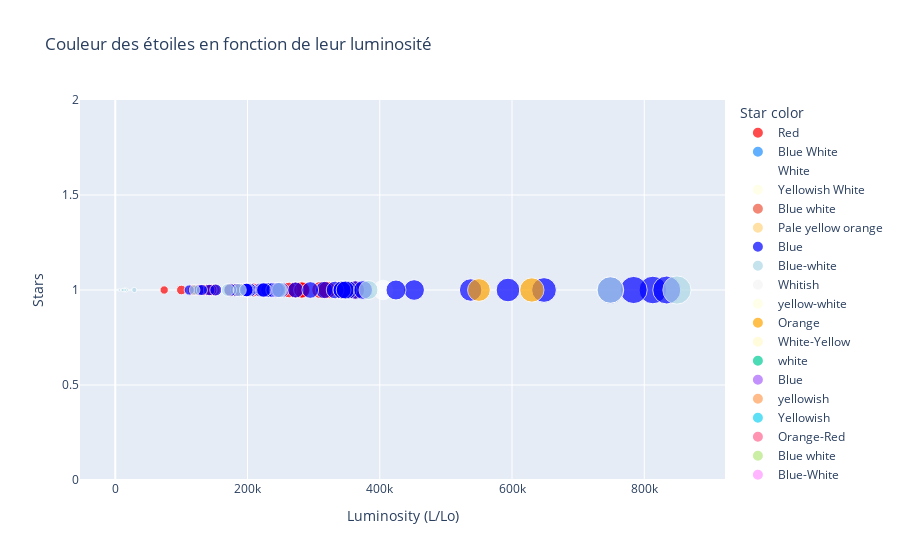

Notebook source saved alongside this figure:
### Code cell
# Dictionnaire des couleurs
color_map = {
    'Red': 'red',
    'Blue White': 'dodgerblue',
    'White': 'white',
    'Yellowish White': 'lightyellow',
    'Orange': 'orange',
    'Blue': 'blue',
    'Pale yellow orange': '#FFD580',
    'Blue-white': '#ADD8E6',
    'Whitish': '#F5F5F5',
    'yellow-white': '#FFFFE0',
    'White-Yellow': '#FFFACD'
}

# Graphique avec la palette de couleurs
fig = px.scatter(
    stars,
    x='Luminosity (L/Lo)',
    y=[1] * len(star),  # Une valeur constante pour l'axe y
    color='Star color',
    color_discrete_map=color_map,
    size='Luminosity (L/Lo)',
    labels={'y': 'Stars'},
    title='Couleur des étoiles en fonction de leur luminosité'
)

fig.show()

### Figure 1 — Plotly figure (JSON) as saved in the notebook; plotly's stock layout.template omitted (floating-point values rounded to 4 significant figures)
{"data": [{"hovertemplate": "Star color=Red<br>Luminosity (L/Lo)=%{marker.size}<br>Stars=%{y}<extra></extra>", "legendgroup": "Red", "marker": {"color": "red", "size": [0.0024, 0.0005, 0.0003, 0.0002, 0.000138, 0.00065, 0.00073, 0.0004, 0.00069, 0.00018, 0.0029, 0.0122, 0.0004, 0.0055, 0.0006, 0.0038, 0.0018, 0.00367, 0.00362, 0.039, 200000, 340000, 150000, 195000, 280000, 320000, 123000, 200000, 184000, 270000, 283000, 272000, 310000, 263000, 363000, 174000, 209000, 195000, 0.0056, 0.00067, 0.00024, 0.00034, 0.00014, 0.00098, 0.00032, 0.00098, 0.00036, 0.00072, 0.021, 0.022, 0.0085, 0.0088, 0.004, 0.001, 0.0034, 0.0015, 0.0006, 0.00135, 100000, 126000, 200000, 117000, 132000, 145000, 282000, 74000, 229000, 200000, 0.00043, 0.00093, 0.00054, 0.00015, 0.00064, 0.00076, 0.00087, 0.00019, 0.000896, 0.000437, 0.00019, 0.00023, 0.008, 0.0087, 0.0009, 0.0023, 0.0081, 0.0011, 0.0034, 0.0013, 320000, 138000, 240000, 145000, 0.000231, 0.000631, 0.000245, 0.000452, 0.000621, 0.000352, 0.000461, 0.000551, 0.000849, 0.000957, 0.0053, 0.0024, 0.0072, 0.0016, 0.0054, 0.0027, 0.00132, 0.00125, 0.0065, 0.0027], "sizemode": "area", "sizeref": 2124.0, "symbol": "circle"}, "mode": "markers", "name": "Red", "orientation": "v", "showlegend": true, "type": "scatter", "x": [0.0024, 0.0005, 0.0003, 0.0002, 0.000138, 0.00065, 0.00073, 0.0004, 0.00069, 0.00018, 0.0029, 0.0122, 0.0004, 0.0055, 0.0006, 0.0038, 0.0018, 0.00367, 0.00362, 0.039, 200000, 340000, 150000, 195000, 280000, 320000, 123000, 200000, 184000, 270000, 283000, 272000, 310000, 263000, 363000, 174000, 209000, 195000, 0.0056, 0.00067, 0.00024, 0.00034, 0.00014, 0.00098, 0.00032, 0.00098, 0.00036, 0.00072, 0.021, 0.022, 0.0085, 0.0088, 0.004, 0.001, 0.0034, 0.0015, 0.0006, 0.00135, 100000, 126000, 200000, 117000, 132000, 145000, 282000, 74000, 229000, 200000, 0.00043, 0.00093, 0.00054, 0.00015, 0.00064, 0.00076, 0.00087, 0.00019, 0.000896, 0.000437, 0.00019, 0.00023, 0.008, 0.0087, 0.0009, 0.0023, 0.0081, 0.0011, 0.0034, 0.0013, 320000, 138000, 240000, 145000, 0.000231, 0.000631, 0.000245, 0.000452, 0.000621, 0.000352, 0.000461, 0.000551, 0.000849, 0.000957, 0.0053, 0.0024, 0.0072, 0.0016, 0.0054, 0.0027, 0.00132, 0.00125, 0.0065, 0.0027], "xaxis": "x", "y": [1, 1, 1, 1, 1, 1, 1, 1, 1, 1, 1, 1, 1, 1, 1, 1, 1, 1, 1, 1, 1, 1, 1, 1, 1, 1, 1, 1, 1, 1, 1, 1, 1, 1, 1, 1, 1, 1, 1, 1, 1, 1, 1, 1, 1, 1, 1, 1, 1, 1, 1, 1, 1, 1, 1, 1, 1, 1, 1, 1, 1, 1, 1, 1, 1, 1, 1, 1, 1, 1, 1, 1, 1, 1, 1, 1, 1, 1, 1, 1, 1, 1, 1, 1, 1, 1, 1, 1, 1, 1, 1, 1, 1, 1, 1, 1, 1, 1, 1, 1, 1, 1, 1, 1, 1, 1, 1, 1, 1, 1, 1, 1], "yaxis": "y"}, {"hovertemplate": "Star color=Blue White<br>Luminosity (L/Lo)=%{marker.size}<br>Stars=%{y}<extra></extra>", "legendgroup": "Blue White", "marker": {"color": "dodgerblue", "size": [0.056, 0.013, 0.00098, 0.00067, 0.00045, 0.00078, 0.00074, 0.00059, 0.00082, 0.00088], "sizemode": "area", "sizeref": 2124.0, "symbol": "circle"}, "mode": "markers", "name": "Blue White", "orientation": "v", "showlegend": true, "type": "scatter", "x": [0.056, 0.013, 0.00098, 0.00067, 0.00045, 0.00078, 0.00074, 0.00059, 0.00082, 0.00088], "xaxis": "x", "y": [1, 1, 1, 1, 1, 1, 1, 1, 1, 1], "yaxis": "y"}, {"hovertemplate": "Star color=White<br>Luminosity (L/Lo)=%{marker.size}<br>Stars=%{y}<extra></extra>", "legendgroup": "White", "marker": {"color": "white", "size": [0.00049, 0.00017, 0.0005, 0.00014, 0.00014, 537493, 404940], "sizemode": "area", "sizeref": 2124.0, "symbol": "circle"}, "mode": "markers", "name": "White", "orientation": "v", "showlegend": true, "type": "scatter", "x": [0.00049, 0.00017, 0.0005, 0.00014, 0.00014, 537493, 404940], "xaxis": "x", "y": [1, 1, 1, 1, 1, 1, 1], "yaxis": "y"}, {"hovertemplate": "Star color=Yellowish White<br>Luminosity (L/Lo)=%{marker.size}<br>Stars=%{y}<extra></extra>", "legendgroup": "Yellowish White", "marker": {"color": "lightyellow", "size": [8.5e-05, 0.00011, 0.00015], "sizemode": "area", "sizeref": 2124.0, "symbol": "circle"}, "mode": "markers", "name": "Yellowish White", "orientation": "v", "showlegend": true, "type": "scatter", "x": [8.5e-05, 0.00011, 0.00015], "xaxis": "x", "y": [1, 1, 1], "yaxis": "y"}, {"hovertemplate": "Star color=Blue white<br>Luminosity (L/Lo)=%{marker.size}<br>Stars=%{y}<extra></extra>", "legendgroup": "Blue white", "marker": {"color": "#EF553B", "size": [0.00081, 0.00028, 0.00071], "sizemode": "area", "sizeref": 2124.0, "symbol": "circle"}, "mode": "markers", "name": "Blue white", "orientation": "v", "showlegend": true, "type": "scatter", "x": [0.00081, 0.00028, 0.00071], "xaxis": "x", "y": [1, 1, 1], "yaxis": "y"}, {"hovertemplate": "Star color=Pale yellow orange<br>Luminosity (L/Lo)=%{marker.size}<br>Stars=%{y}<extra></extra>", "legendgroup": "Pale yellow orange", "marker": {"color": "#FFD580", "size": [8e-05], "sizemode": "area", "sizeref": 2124.0, "symbol": "circle"}, "mode": "markers", "name": "Pale yellow orange", "orientation": "v", "showlegend": true, "type": "scatter", "x": [8e-05], "xaxis": "x", "y": [1], "yaxis": "y"}, {"hovertemplate": "Star color=Blue<br>Luminosity (L/Lo)=%{marker.size}<br>Stars=%{y}<extra></extra>", "legendgroup": "Blue", "marker": {"color": "blue", "size": [204000, 220000, 198000, 240000, 813000, 127000, 235000, 112000, 231000, 363000, 184000, 142000, 352000, 0.0015, 0.0013, 202900, 223000, 251000, 452000, 245000, 239000, 131000, 152000, 198000, 342900, 424520, 316000, 200000, 0.0014, 0.00122, 0.00118, 0.00109, 0.00134, 0.00156, 0.00159, 0.00132, 0.00111, 0.00125, 198200, 173800, 244290, 332520, 342940, 537430, 246730, 224780, 593900, 783930, 347820, 748890, 272830, 648430, 374830, 834042, 294903], "sizemode": "area", "sizeref": 2124.0, "symbol": "circle"}, "mode": "markers", "name": "Blue", "orientation": "v", "showlegend": true, "type": "scatter", "x": [204000, 220000, 198000, 240000, 813000, 127000, 235000, 112000, 231000, 363000, 184000, 142000, 352000, 0.0015, 0.0013, 202900, 223000, 251000, 452000, 245000, 239000, 131000, 152000, 198000, 342900, 424520, 316000, 200000, 0.0014, 0.00122, 0.00118, 0.00109, 0.00134, 0.00156, 0.00159, 0.00132, 0.00111, 0.00125, 198200, 173800, 244290, 332520, 342940, 537430, 246730, 224780, 593900, 783930, 347820, 748890, 272830, 648430, 374830, 834042, 294903], "xaxis": "x", "y": [1, 1, 1, 1, 1, 1, 1, 1, 1, 1, 1, 1, 1, 1, 1, 1, 1, 1, 1, 1, 1, 1, 1, 1, 1, 1, 1, 1, 1, 1, 1, 1, 1, 1, 1, 1, 1, 1, 1, 1, 1, 1, 1, 1, 1, 1, 1, 1, 1, 1, 1, 1, 1, 1, 1], "yaxis": "y"}, {"hovertemplate": "Star color=Blue-white<br>Luminosity (L/Lo)=%{marker.size}<br>Stars=%{y}<extra></extra>", "legendgroup": "Blue-white", "marker": {"color": "#ADD8E6", "size": [28840, 1136, 45, 672, 689, 188000, 1092, 1278, 14500, 16790, 14520, 4720, 998, 170000, 120000, 248490, 12450, 552, 788, 6748, 29, 10920, 883, 382993, 849420, 748490], "sizemode": "area", "sizeref": 2124.0, "symbol": "circle"}, "mode": "markers", "name": "Blue-white", "orientation": "v", "showlegend": true, "type": "scatter", "x": [28840, 1136, 45, 672, 689, 188000, 1092, 1278, 14500, 16790, 14520, 4720, 998, 170000, 120000, 248490, 12450, 552, 788, 6748, 29, 10920, 883, 382993, 849420, 748490], "xaxis": "x", "y": [1, 1, 1, 1, 1, 1, 1, 1, 1, 1, 1, 1, 1, 1, 1, 1, 1, 1, 1, 1, 1, 1, 1, 1, 1, 1], "yaxis": "y"}, {"hovertemplate": "Star color=Whitish<br>Luminosity (L/Lo)=%{marker.size}<br>Stars=%{y}<extra></extra>", "legendgroup": "Whitish", "marker": {"color": "#F5F5F5", "size": [74, 8.7], "sizemode": "area", "sizeref": 2124.0, "symbol": "circle"}, "mode": "markers", "name": "Whitish", "orientation": "v", "showlegend": true, "type": "scatter", "x": [74, 8.7], "xaxis": "x", "y": [1, 1], "yaxis": "y"}, {"hovertemplate": "Star color=yellow-white<br>Luminosity (L/Lo)=%{marker.size}<br>Stars=%{y}<extra></extra>", "legendgroup": "yellow-white", "marker": {"color": "#FFFFE0", "size": [0.81, 1.43, 1.35, 1.357, 0.819, 0.59, 7.92, 9.25], "sizemode": "area", "sizeref": 2124.0, "symbol": "circle"}, "mode": "markers", "name": "yellow-white", "orientation": "v", "showlegend": true, "type": "scatter", "x": [0.81, 1.43, 1.35, 1.357, 0.819, 0.59, 7.92, 9.25], "xaxis": "x", "y": [1, 1, 1, 1, 1, 1, 1, 1], "yaxis": "y"}, {"hovertemplate": "Star color=Orange<br>Luminosity (L/Lo)=%{marker.size}<br>Stars=%{y}<extra></extra>", "legendgroup": "Orange", "marker": {"color": "orange", "size": [550000, 630000], "sizemode": "area", "sizeref": 2124.0, "symbol": "circle"}, "mode": "markers", "name": "Orange", "orientation": "v", "showlegend": true, "type": "scatter", "x": [550000, 630000], "xaxis": "x", "y": [1, 1], "yaxis": "y"}, {"hovertemplate": "Star color=White-Yellow<br>Luminosity (L/Lo)=%{marker.size}<br>Stars=%{y}<extra></extra>", "legendgroup": "White-Yellow", "marker": {"color": "#FFFACD", "size": [0.00029], "sizemode": "area", "sizeref": 2124.0, "symbol": "circle"}, "mode": "markers", "name": "White-Yellow", "orientation": "v", "showlegend": true, "type": "scatter", "x": [0.00029], "xaxis": "x", "y": [1], "yaxis": "y"}, {"hovertemplate": "Star color=white<br>Luminosity (L/Lo)=%{marker.size}<br>Stars=%{y}<extra></extra>", "legendgroup": "white", "marker": {"color": "#00cc96", "size": [0.00056, 0.00018, 0.00011], "sizemode": "area", "sizeref": 2124.0, "symbol": "circle"}, "mode": "markers", "name": "white", "orientation": "v", "showlegend": true, "type": "scatter", "x": [0.00056, 0.00018, 0.00011], "xaxis": "x", "y": [1, 1, 1], "yaxis": "y"}, {"hovertemplate": "Star color=Blue <br>Luminosity (L/Lo)=%{marker.size}<br>Stars=%{y}<extra></extra>", "legendgroup": "Blue ", "marker": {"color": "#ab63fa", "size": [0.0011], "sizemode": "area", "sizeref": 2124.0, "symbol": "circle"}, "mode": "markers", "name": "Blue ", "orientation": "v", "showlegend": true, "type": "scatter", "x": [0.0011], "xaxis": "x", "y": [1], "yaxis": "y"}, {"hovertemplate": "Star color=yellowish<br>Luminosity (L/Lo)=%{marker.size}<br>Stars=%{y}<extra></extra>", "legendgroup": "yellowish", "marker": {"color": "#FFA15A", "size": [0.153, 0.085], "sizemode": "area", "sizeref": 2124.0, "symbol": "circle"}, "mode": "markers", "name": "yellowish", "orientation": "v", "showlegend": true, "type": "scatter", "x": [0.153, 0.085], "xaxis": "x", "y": [1, 1], "yaxis": "y"}, {"hovertemplate": "Star color=Yellowish<br>Luminosity (L/Lo)=%{marker.size}<br>Stars=%{y}<extra></extra>", "legendgroup": "Yellowish", "marker": {"color": "#19d3f3", "size": [0.357], "sizemode": "area", "sizeref": 2124.0, "symbol": "circle"}, "mode": "markers", "name": "Yellowish", "orientation": "v", "showlegend": true, "type": "scatter", "x": [0.357], "xaxis": "x", "y": [1], "yaxis": "y"}, {"hovertemplate": "Star color=Orange-Red<br>Luminosity (L/Lo)=%{marker.size}<br>Stars=%{y}<extra></extra>", "legendgroup": "Orange-Red", "marker": {"color": "#FF6692", "size": [0.63], "sizemode": "area", "sizeref": 2124.0, "symbol": "circle"}, "mode": "markers", "name": "Orange-Red", "orientation": "v", "showlegend": true, "type": "scatter", "x": [0.63], "xaxis": "x", "y": [1], "yaxis": "y"}, {"hovertemplate": "Star color=Blue white <br>Luminosity (L/Lo)=%{marker.size}<br>Stars=%{y}<extra></extra>", "legendgroup": "Blue white ", "marker": {"color": "#B6E880", "size": [0.00067], "sizemode": "area", "sizeref": 2124.0, "symbol": "circle"}, "mode": "markers", "name": "Blue white ", "orientation": "v", "showlegend": true, "type": "scatter", "x": [0.00067], "xaxis": "x", "y": [1], "yaxis": "y"}, {"hovertemplate": "Star color=Blue-White<br>Luminosity (L/Lo)=%{marker.size}<br>Stars=%{y}<extra></extra>", "legendgroup": "Blue-White", "marker": {"color": "#FF97FF", "size": [38], "sizemode": "area", "sizeref": 2124.0, "symbol": "circle"}, "mode": "markers", "name": "Blue-White", "orientation": "v", "showlegend": true, "type": "scatter", "x": [38], "xaxis": "x", "y": [1], "yaxis": "y"}], "layout": {"legend": {"itemsizing": "constant", "title": {"text": "Star color"}, "tracegroupgap": 0}, "title": {"text": "Couleur des étoiles en fonction de leur luminosité"}, "xaxis": {"anchor": "y", "domain": [0, 1], "title": {"text": "Luminosity (L/Lo)"}}, "yaxis": {"anchor": "x", "domain": [0, 1], "title": {"text": "Stars"}}}}
